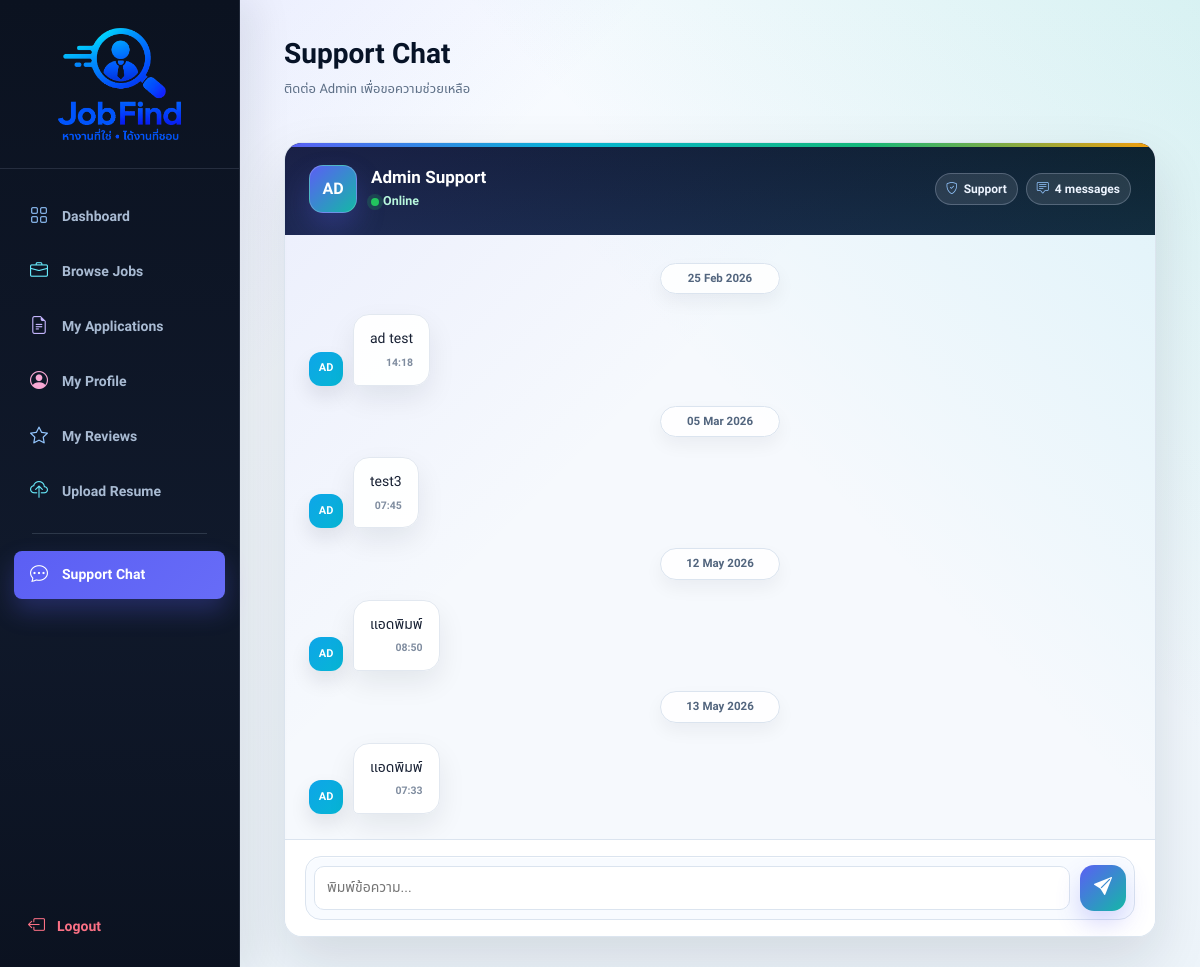
/support/messages.php (signed in), run on the app's committed database.
### tables this page shows
CREATE TABLE `chat_messages` (
  `message_id` int(11) NOT NULL,
  `sender_id` int(11) DEFAULT NULL,
  `receiver_id` int(11) DEFAULT NULL,
  `message` text DEFAULT NULL,
  `sent_at` timestamp NOT NULL DEFAULT current_timestamp(),
  `is_read` tinyint(1) DEFAULT 0
);

### support/messages.php (the view, shortened to what this page needs)
<?php
require_once __DIR__ . "/../helpers/employer_sidebar_helpers.php";
$user_id  = $_SESSION['user_id'];
$role     = $_SESSION['role'];
$username = $_SESSION['username'];
$admin_query = mysqli_query($conn, "SELECT user_id FROM users WHERE role='admin' LIMIT 1");
$admin_row   = mysqli_fetch_assoc($admin_query);
$admin_id    = $admin_row['user_id'] ?? 1;
$messages = mysqli_query($conn,"
    SELECT * FROM chat_messages
    WHERE (sender_id='$user_id' AND receiver_id='$admin_id')
       OR (sender_id='$admin_id' AND receiver_id='$user_id')
    ORDER BY sent_at ASC
");
$rows = [];
while($r = mysqli_fetch_assoc($messages)) $rows[] = $r;
$dashboard = $role === "employer" ? "../employer/dashboard.php" : "../freelancer/dashboard.php";
?>
<!DOCTYPE html>
<html lang="th">
<head>
<link href="https://cdn.jsdelivr.net/npm/bootstrap@5.3.0/dist/css/bootstrap.min.css" rel="stylesheet">
<link href="https://cdn.jsdelivr.net/npm/bootstrap-icons@1.11.0/font/bootstrap-icons.css" rel="stylesheet">
<link rel="stylesheet" href="../assets/css/freelancehub-theme.css">
</head>
<body>
<aside class="sidebar">
  <div class="sidebar-brand">
    <a href="../index.php" class="logo">
      <div class="logo-icon" style="width:132px!important;height:120px!important;min-width:132px!important;max-width:132px!important;max-height:120px!important;flex:0 0 120px!important;border-radius:0!important;background:transparent!important;padding:0!important;overflow:hidden!important;box-shadow:none!important;margin:0 auto!important;align-self:center!important;"><img class="brand-logo-img" src="../assets/images/jobfind-logo.png?v=13" alt="Job_Find logo" style="width:100%;height:100%;object-fit:contain;display:block;"></div>
    </a>
  </div>
  <nav class="sidebar-nav">
    <a href="<?php echo $dashboard; ?>" class="nav-item">
      <i class="bi bi-grid"></i> Dashboard
    </a>
    <?php if($role === 'freelancer'): ?>
      <a href="../freelancer/browse_jobs.php"        class="nav-item"><i class="bi bi-briefcase"></i> Browse Jobs</a>
      <a href="../freelancer/my_applications.php"    class="nav-item"><i class="bi bi-file-earmark-text"></i> My Applications</a>
      <a href="../freelancer/profile.php"         class="nav-item"><i class="bi bi-person-circle"></i> My Profile</a>
      <a href="../freelancer/reviews.php" class="nav-item"><i class="bi bi-star"></i> My Reviews</a>
      <a href="../freelancer/upload_resume.php"      class="nav-item"><i class="bi bi-cloud-upload"></i> Upload Resume</a>
    <?php endif; ?>
    <div class="nav-divider"></div>
    <a href="messages.php" class="nav-item active">
      <i class="bi bi-chat-dots"></i> Support Chat
    </a>
  </nav>
  <div class="sidebar-footer">
    <a href="../logout.php" class="nav-logout">
      <i class="bi bi-box-arrow-left"></i> Logout
    </a>
  </div>
</aside>
<main class="main">
  <div class="topbar">
    <h2>Support Chat</h2>
    <p>ติดต่อ Admin เพื่อขอความช่วยเหลือ</p>
  </div>
  <div class="chat-wrap">
    <div class="chat-header">
      <div class="admin-avatar">AD</div>
      <div class="admin-info">
        <div class="name">Admin Support</div>
        <div class="status"><div class="status-dot"></div> Online</div>
      </div>
      <div class="chat-header-actions">
        <span class="chat-chip"><i class="bi bi-shield-check"></i> Support</span>
        <span class="chat-chip"><i class="bi bi-chat-square-text"></i> <?php echo count($rows); ?> messages</span>
      </div>
    </div>
    <div class="chat-body" id="chat-body">
      <?php if(empty($rows)): ?>
      <div class="chat-empty">
        <i class="bi bi-chat-dots"></i>
        <p>ยังไม่มีข้อความ<br>ส่งข้อความหา Admin เพื่อขอความช่วยเหลือได้เลยครับ</p>
      </div>
      <?php else:
        $last_date = '';
        $user_init = profile_initials($username);
        foreach($rows as $row):
          $is_me    = ($row['sender_id'] == $user_id);
          $time_str = !empty($row['sent_at']) ? date('H:i', strtotime($row['sent_at'])) : '';
          $date_str = !empty($row['sent_at']) ? date('d M Y', strtotime($row['sent_at'])) : '';
      ?>
        <?php if($date_str && $date_str !== $last_date): $last_date = $date_str; ?>
        <div class="date-sep"><?php echo $date_str; ?></div>
        <?php endif; ?>
        <div class="bubble-row <?php echo $is_me ? 'me' : ''; ?>">
          <div class="bubble-avatar <?php echo $is_me ? 'me' : 'them'; ?>">
            <?php echo $is_me ? $user_init : 'AD'; ?>
          </div>
          <div class="bubble <?php echo $is_me ? 'me' : 'them'; ?>">
            <?php echo htmlspecialchars($row['message']); ?>
            <?php if($time_str): ?>
            <div class="bubble-time"><?php echo $time_str; ?></div>
            <?php endif; ?>
          </div>
        </div>
      <?php endforeach; ?>
      <?php endif; ?>
    </div>
    <div class="chat-footer">
      <form method="POST" action="messages.php">
        <div class="input-row">
          <input type="text" name="message" id="msg-input" class="msg-input"
                 placeholder="พิมพ์ข้อความ..." required autocomplete="off">
          <button type="submit" name="send" class="btn-send" aria-label="ส่งข้อความ">
            <i class="bi bi-send-fill"></i>
          </button>
        </div>
      </form>
    </div>
  </div>
</main>
</body>
</html>

### support/messages.php (style rules this page uses)
*, *::before, *::after { box-sizing:border-box; margin:0; padding:0; }
:root { --navy: #0f172a; --navy2: #1e293b; --navy3: #334155; --accent: #6366f1; --light: #f1f5f9; --white: #ffffff; --text: #0f172a; --muted: #64748b; --border: #e2e8f0; --green: #10b981; --radius: 14px; }
body { font-family:'Sora',sans-serif; background:var(--light); color:var(--text); display:flex; min-height:100vh; }
.sidebar { width:240px; min-height:100vh; background:var(--navy); display:flex; flex-direction:column; padding:28px 0; position:fixed; top:0; left:0; z-index:100; }
.sidebar-brand { padding:0 24px 28px; border-bottom:1px solid var(--navy3); }
.logo { display:flex; align-items:center; gap:10px; text-decoration:none; }
.logo-icon { width:36px; height:36px; background:var(--accent); border-radius:10px; display:flex; align-items:center; justify-content:center; color:#fff; font-size:18px; }
.sidebar-nav { padding:20px 12px; flex:1; display:flex; flex-direction:column; gap:4px; }
.nav-item { display:flex; align-items:center; gap:10px; padding:10px 14px; border-radius:10px; color:#94a3b8; text-decoration:none; font-size:13.5px; font-weight:500; transition:background .15s, color .15s; }
.nav-item.active { background:var(--accent); color:#fff; }
.nav-item i { font-size:17px; width:20px; text-align:center; }
.nav-divider { height:1px; background:var(--navy3); margin:10px 14px; }
.sidebar-footer { padding:16px 12px 0; }
.nav-logout { display:flex; align-items:center; gap:10px; padding:10px 14px; border-radius:10px; color:#f87171; text-decoration:none; font-size:13.5px; font-weight:500; transition:background .15s; }
.nav-logout i { font-size:17px; }
.main { margin-left:240px; flex:1; padding:36px 40px; min-height:100vh; display:flex; flex-direction:column; }
.topbar { margin-bottom:24px; flex-shrink:0; }
.topbar h2 { font-size:22px; font-weight:600; }
.topbar p { font-size:13px; color:var(--muted); margin-top:2px; }
.chat-wrap { background:var(--white); border:1px solid var(--border); border-radius:var(--radius); display:flex; flex-direction:column; flex:1; min-height:0; max-height:calc(100vh - 180px); overflow:hidden; }
.chat-header { padding:18px 22px; border-bottom:1px solid var(--border); display:flex; align-items:center; gap:14px; flex-shrink:0; }
.admin-avatar { width:44px; height:44px; border-radius:50%; background:var(--navy); color:#fff; font-size:16px; font-weight:600; display:flex; align-items:center; justify-content:center; flex-shrink:0; }
.admin-info .name { font-size:15px; font-weight:600; }
.admin-info .status { font-size:12px; color:var(--green); display:flex; align-items:center; gap:4px; margin-top:2px; }
.status-dot { width:7px; height:7px; border-radius:50%; background:var(--green); flex-shrink:0; }
.chat-body { flex:1; overflow-y:auto; padding:20px 22px; display:flex; flex-direction:column; gap:14px; scroll-behavior:smooth; }
.date-sep { text-align:center; font-size:11.5px; color:var(--muted); position:relative; margin:4px 0; }
.date-sep::before, .date-sep::after { content:''; position:absolute; top:50%; width:calc(50% - 70px); height:1px; background:var(--border); }
.date-sep::before { left:0; }
.date-sep::after { right:0; }
.bubble-row { display:flex; align-items:flex-end; gap:8px; }
.bubble-avatar { width:30px; height:30px; border-radius:50%; font-size:11px; font-weight:600; color:#fff; display:flex; align-items:center; justify-content:center; flex-shrink:0; }
.bubble-avatar.them { background:var(--navy); }
.bubble { max-width:62%; padding:11px 15px; border-radius:18px; font-size:14px; line-height:1.6; }
.bubble.them { background:var(--light); color:var(--text); border-bottom-left-radius:4px; }
.bubble-time { font-size:10.5px; margin-top:4px; text-align:right; }
.bubble.them .bubble-time { color:var(--muted); }
.chat-footer { padding:16px 20px; border-top:1px solid var(--border); flex-shrink:0; }
.input-row { display:flex; gap:10px; align-items:center; }
.msg-input { flex:1; padding:12px 16px; border:1px solid var(--border); border-radius:30px; font-family:'Sora',sans-serif; font-size:14px; color:var(--text); outline:none; transition:border-color .15s, box-shadow .15s; }
.btn-send { width:44px; height:44px; border-radius:50%; background:var(--accent); color:#fff; border:none; cursor:pointer; flex-shrink:0; display:flex; align-items:center; justify-content:center; font-size:18px; transition:background .15s, transform .1s; }

### data on the page
chat_messages: sent_at "25 Feb 2026", sender_id "AD", message "ad test", sent_at "14:18"
chat_messages: sent_at "05 Mar 2026", sender_id "AD", message "test3", sent_at "07:45"
chat_messages: sent_at "12 May 2026", sender_id "AD", message "แอดพิมพ์", sent_at "08:50"
chat_messages: sent_at "13 May 2026", sender_id "AD", message "แอดพิมพ์", sent_at "07:33"

### other printed values
count($rows) "4"
